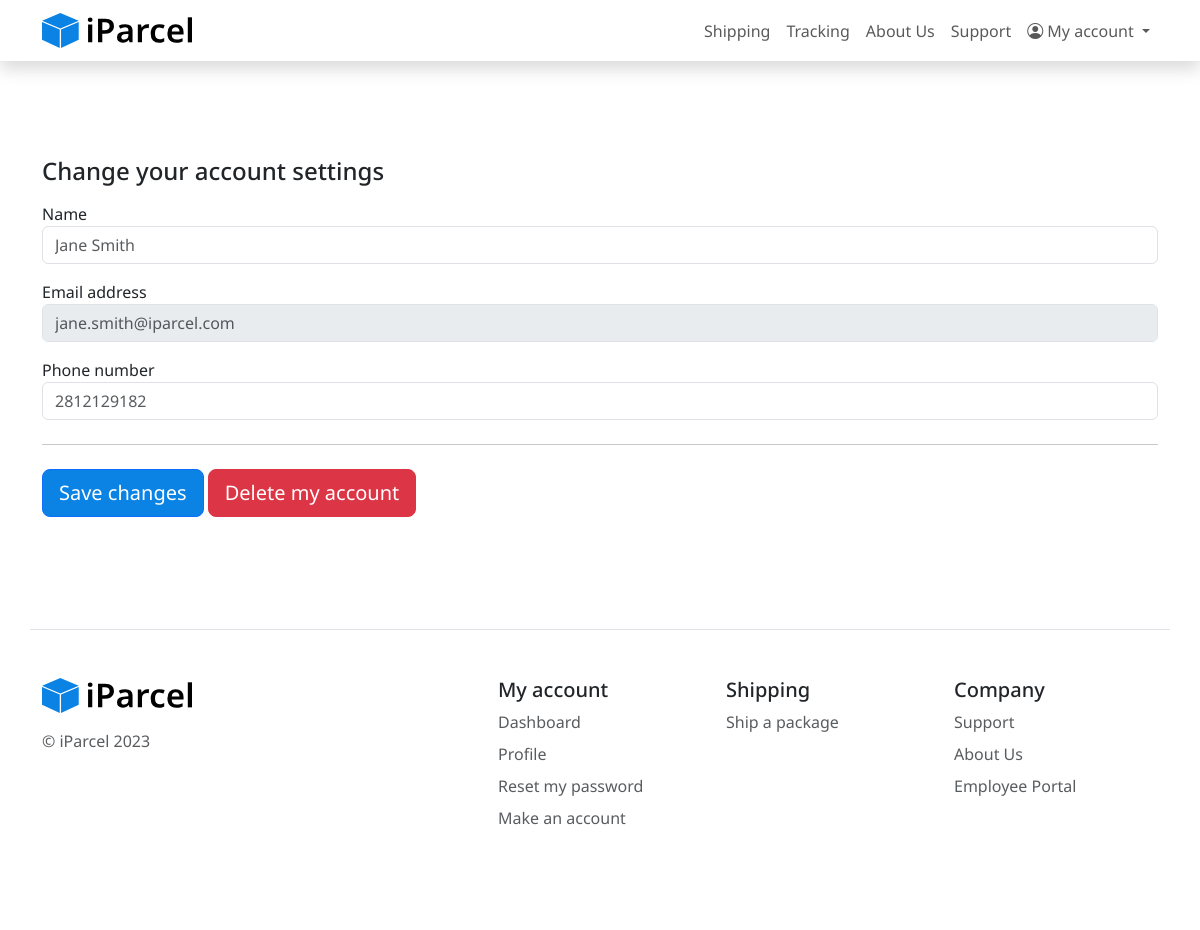
Screenshot of /profile.php (signed in) with the database file from the repository.
### tables this page shows
CREATE TABLE IF NOT EXISTS `users` (
  `user_id` varchar(225) NOT NULL DEFAULT '',
  `name` varchar(50) NOT NULL DEFAULT '',
  `password` varchar(225) DEFAULT NULL,
  `email` varchar(225) NOT NULL DEFAULT '0',
  `phone` varchar(13) DEFAULT NULL,
  `user_group_role_id` int NOT NULL DEFAULT '0',
  `user_group_id` int DEFAULT NULL,
  `created_at` datetime DEFAULT CURRENT_TIMESTAMP,
  `deleted_at` datetime DEFAULT NULL,
  `email_confirmed` int DEFAULT '0',
  PRIMARY KEY (`user_id`),
  UNIQUE KEY `email` (`email`)
);

### profile.php (the view, shortened to what this page needs)
<?php
require_once 'globals.include.php';
$user_id = $_SESSION["user"];
$stmt = $dbConn->prepare("SELECT name,email,phone,email_confirmed FROM users WHERE user_id= :user_id");
$stmt->bindParam(":user_id", $user_id);
$stmt->execute();
$user = $stmt->fetch();
$name = $user["name"];
$email = $user["email"];
$phone = $user["phone"];
?>
<!DOCTYPE html>
<html>
<head>
    <link href="https://cdn.jsdelivr.net/npm/bootstrap@5.3.0-alpha1/dist/css/bootstrap.min.css" rel="stylesheet">
    <link href="https://cdn.jsdelivr.net/npm/bootstrap-icons@1.10.3/font/bootstrap-icons.css" rel="stylesheet">
    <link href="css/style.css" rel="stylesheet">
</head>
<body>
    <?php include 'navbar.include.php'; ?>
    <div class="px-4 py-5 my-5">
        <div class="container">
            <form action="profile.php" method="post">
                <h4 class="mb-3">Change your account settings</h4>
                <div class="mb-3">
                    <div class="mb-3">
                        <label for="first_name">Name</label>
                        <input type="text" class="form-control" name="name" placeholder="<?= $name; ?>">
                    </div>
                    <div class="mb-3">
                        <label for="email">Email address</label>
                        <input type="email" class="form-control" name="email" placeholder="<?= $email; ?>" disabled>
                    </div>
                    <div class="mb-3">
                        <label for="phone">Phone number</label>
                        <input type="text" class="form-control" name="phone" placeholder="<?= $phone; ?>">
                    </div>
                </div>
                <hr class="my-4">
                <button type="submit" name="save" class="mb-3 btn btn-lg btn-primary">Save changes</button>
                <button type="button" class="mb-3 btn btn-lg btn-danger" data-bs-toggle="modal" data-bs-target="#staticBackdrop">Delete my account</button>
            </form>
        </div>
    </div>
    <?php include 'footer.include.php'; ?>
</body>
</html>

### css/style.css (style rules this page uses)
body { font-family: 'Noto Sans', sans-serif!important; }
.btn-primary { background: #0B83E5!important; }

### rows the page displays
users: name "Jane Smith", email "jane.smith@iparcel.com", phone "2812129182"
